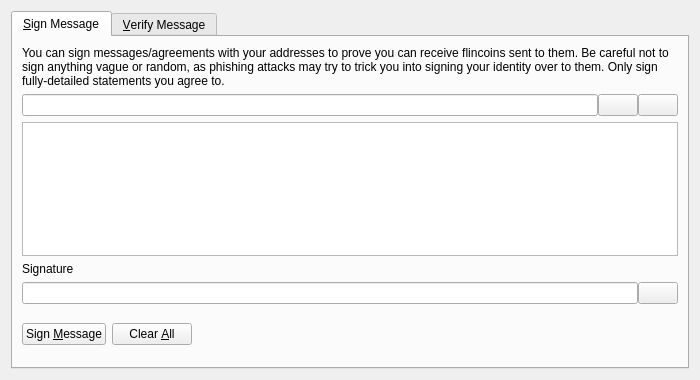
<?xml version="1.0" encoding="UTF-8"?>
<ui version="4.0">
 <class>SignVerifyMessageDialog</class>
 <widget class="QDialog" name="SignVerifyMessageDialog">
  <property name="geometry">
   <rect>
    <x>0</x>
    <y>0</y>
    <width>700</width>
    <height>380</height>
   </rect>
  </property>
  <property name="windowTitle">
   <string>Signatures - Sign / Verify a Message</string>
  </property>
  <property name="modal">
   <bool>true</bool>
  </property>
  <layout class="QVBoxLayout" name="verticalLayout">
   <item>
    <widget class="QTabWidget" name="tabWidget">
     <property name="currentIndex">
      <number>0</number>
     </property>
     <widget class="QWidget" name="tabSignMessage">
      <attribute name="title">
       <string>&amp;Sign Message</string>
      </attribute>
      <layout class="QVBoxLayout" name="verticalLayout_SM">
       <item>
        <widget class="QLabel" name="infoLabel_SM">
         <property name="text">
          <string>You can sign messages/agreements with your addresses to prove you can receive flincoins sent to them. Be careful not to sign anything vague or random, as phishing attacks may try to trick you into signing your identity over to them. Only sign fully-detailed statements you agree to.</string>
         </property>
         <property name="textFormat">
          <enum>Qt::PlainText</enum>
         </property>
         <property name="wordWrap">
          <bool>true</bool>
         </property>
        </widget>
       </item>
       <item>
        <layout class="QHBoxLayout" name="horizontalLayout_1_SM">
         <property name="spacing">
          <number>0</number>
         </property>
         <item>
          <widget class="QValidatedLineEdit" name="addressIn_SM">
           <property name="toolTip">
            <string>The Flincoin address to sign the message with</string>
           </property>
          </widget>
         </item>
         <item>
          <widget class="QPushButton" name="addressBookButton_SM">
           <property name="toolTip">
            <string>Choose previously used address</string>
           </property>
           <property name="text">
            <string/>
           </property>
           <property name="icon">
            <iconset resource="../bitcoin.qrc">
             <normaloff>:/icons/address-book</normaloff>:/icons/address-book</iconset>
           </property>
           <property name="shortcut">
            <string>Alt+A</string>
           </property>
           <property name="autoDefault">
            <bool>false</bool>
           </property>
          </widget>
         </item>
         <item>
          <widget class="QPushButton" name="pasteButton_SM">
           <property name="toolTip">
            <string>Paste address from clipboard</string>
           </property>
           <property name="text">
            <string/>
           </property>
           <property name="icon">
            <iconset resource="../bitcoin.qrc">
             <normaloff>:/icons/editpaste</normaloff>:/icons/editpaste</iconset>
           </property>
           <property name="shortcut">
            <string>Alt+P</string>
           </property>
           <property name="autoDefault">
            <bool>false</bool>
           </property>
          </widget>
         </item>
        </layout>
       </item>
       <item>
        <widget class="QPlainTextEdit" name="messageIn_SM">
         <property name="toolTip">
          <string>Enter the message you want to sign here</string>
         </property>
        </widget>
       </item>
       <item>
        <widget class="QLabel" name="signatureLabel_SM">
         <property name="text">
          <string>Signature</string>
         </property>
         <property name="textFormat">
          <enum>Qt::PlainText</enum>
         </property>
        </widget>
       </item>
       <item>
        <layout class="QHBoxLayout" name="horizontalLayout_2_SM">
         <property name="spacing">
          <number>0</number>
         </property>
         <item>
          <widget class="QLineEdit" name="signatureOut_SM">
           <property name="font">
            <font>
             <italic>true</italic>
            </font>
           </property>
           <property name="readOnly">
            <bool>true</bool>
           </property>
          </widget>
         </item>
         <item>
          <widget class="QPushButton" name="copySignatureButton_SM">
           <property name="toolTip">
            <string>Copy the current signature to the system clipboard</string>
           </property>
           <property name="text">
            <string/>
           </property>
           <property name="icon">
            <iconset resource="../bitcoin.qrc">
             <normaloff>:/icons/editcopy</normaloff>:/icons/editcopy</iconset>
           </property>
           <property name="autoDefault">
            <bool>false</bool>
           </property>
          </widget>
         </item>
        </layout>
       </item>
       <item>
        <layout class="QHBoxLayout" name="horizontalLayout_3_SM">
         <item>
          <widget class="QPushButton" name="signMessageButton_SM">
           <property name="toolTip">
            <string>Sign the message to prove you own this Flincoin address</string>
           </property>
           <property name="text">
            <string>Sign &amp;Message</string>
           </property>
           <property name="icon">
            <iconset resource="../bitcoin.qrc">
             <normaloff>:/icons/edit</normaloff>:/icons/edit</iconset>
           </property>
           <property name="autoDefault">
            <bool>false</bool>
           </property>
          </widget>
         </item>
         <item>
          <widget class="QPushButton" name="clearButton_SM">
           <property name="toolTip">
            <string>Reset all sign message fields</string>
           </property>
           <property name="text">
            <string>Clear &amp;All</string>
           </property>
           <property name="icon">
            <iconset resource="../bitcoin.qrc">
             <normaloff>:/icons/remove</normaloff>:/icons/remove</iconset>
           </property>
           <property name="autoDefault">
            <bool>false</bool>
           </property>
          </widget>
         </item>
         <item>
          <spacer name="horizontalSpacer_1_SM">
           <property name="orientation">
            <enum>Qt::Horizontal</enum>
           </property>
           <property name="sizeHint" stdset="0">
            <size>
             <width>40</width>
             <height>48</height>
            </size>
           </property>
          </spacer>
         </item>
         <item>
          <widget class="QLabel" name="statusLabel_SM">
           <property name="font">
            <font>
             <weight>75</weight>
             <bold>true</bold>
            </font>
           </property>
           <property name="text">
            <string/>
           </property>
           <property name="wordWrap">
            <bool>true</bool>
           </property>
          </widget>
         </item>
         <item>
          <spacer name="horizontalSpacer_2_SM">
           <property name="orientation">
            <enum>Qt::Horizontal</enum>
           </property>
           <property name="sizeHint" stdset="0">
            <size>
             <width>40</width>
             <height>48</height>
            </size>
           </property>
          </spacer>
         </item>
        </layout>
       </item>
      </layout>
     </widget>
     <widget class="QWidget" name="tabVerifyMessage">
      <attribute name="title">
       <string>&amp;Verify Message</string>
      </attribute>
      <layout class="QVBoxLayout" name="verticalLayout_VM">
       <item>
        <widget class="QLabel" name="infoLabel_VM">
         <property name="text">
          <string>Enter the receiver's address, message (ensure you copy line breaks, spaces, tabs, etc. exactly) and signature below to verify the message. Be careful not to read more into the signature than what is in the signed message itself, to avoid being tricked by a man-in-the-middle attack. Note that this only proves the signing party receives with the address, it cannot prove sendership of any transaction!</string>
         </property>
         <property name="textFormat">
          <enum>Qt::PlainText</enum>
         </property>
         <property name="alignment">
          <set>Qt::AlignLeading|Qt::AlignLeft|Qt::AlignTop</set>
         </property>
         <property name="wordWrap">
          <bool>true</bool>
         </property>
        </widget>
       </item>
       <item>
        <layout class="QHBoxLayout" name="horizontalLayout_1_VM">
         <property name="spacing">
          <number>0</number>
         </property>
         <item>
          <widget class="QValidatedLineEdit" name="addressIn_VM">
           <property name="toolTip">
            <string>The Flincoin address the message was signed with</string>
           </property>
          </widget>
         </item>
         <item>
          <widget class="QPushButton" name="addressBookButton_VM">
           <property name="toolTip">
            <string>Choose previously used address</string>
           </property>
           <property name="text">
            <string/>
           </property>
           <property name="icon">
            <iconset resource="../bitcoin.qrc">
             <normaloff>:/icons/address-book</normaloff>:/icons/address-book</iconset>
           </property>
           <property name="shortcut">
            <string>Alt+A</string>
           </property>
           <property name="autoDefault">
            <bool>false</bool>
           </property>
          </widget>
         </item>
        </layout>
       </item>
       <item>
        <widget class="QPlainTextEdit" name="messageIn_VM"/>
       </item>
       <item>
        <widget class="QValidatedLineEdit" name="signatureIn_VM"/>
       </item>
       <item>
        <layout class="QHBoxLayout" name="horizontalLayout_2_VM">
         <item>
          <widget class="QPushButton" name="verifyMessageButton_VM">
           <property name="toolTip">
            <string>Verify the message to ensure it was signed with the specified Flincoin address</string>
           </property>
           <property name="text">
            <string>Verify &amp;Message</string>
           </property>
           <property name="icon">
            <iconset resource="../bitcoin.qrc">
             <normaloff>:/icons/transaction_0</normaloff>:/icons/transaction_0</iconset>
           </property>
           <property name="autoDefault">
            <bool>false</bool>
           </property>
          </widget>
         </item>
         <item>
          <widget class="QPushButton" name="clearButton_VM">
           <property name="toolTip">
            <string>Reset all verify message fields</string>
           </property>
           <property name="text">
            <string>Clear &amp;All</string>
           </property>
           <property name="icon">
            <iconset resource="../bitcoin.qrc">
             <normaloff>:/icons/remove</normaloff>:/icons/remove</iconset>
           </property>
           <property name="autoDefault">
            <bool>false</bool>
           </property>
          </widget>
         </item>
         <item>
          <spacer name="horizontalSpacer_1_VM">
           <property name="orientation">
            <enum>Qt::Horizontal</enum>
           </property>
           <property name="sizeHint" stdset="0">
            <size>
             <width>40</width>
             <height>48</height>
            </size>
           </property>
          </spacer>
         </item>
         <item>
          <widget class="QLabel" name="statusLabel_VM">
           <property name="font">
            <font>
             <weight>75</weight>
             <bold>true</bold>
            </font>
           </property>
           <property name="text">
            <string/>
           </property>
           <property name="wordWrap">
            <bool>true</bool>
           </property>
          </widget>
         </item>
         <item>
          <spacer name="horizontalSpacer_2_VM">
           <property name="orientation">
            <enum>Qt::Horizontal</enum>
           </property>
           <property name="sizeHint" stdset="0">
            <size>
             <width>40</width>
             <height>48</height>
            </size>
           </property>
          </spacer>
         </item>
        </layout>
       </item>
      </layout>
     </widget>
    </widget>
   </item>
  </layout>
 </widget>
 <customwidgets>
  <customwidget>
   <class>QValidatedLineEdit</class>
   <extends>QLineEdit</extends>
   <header>qvalidatedlineedit.h</header>
  </customwidget>
 </customwidgets>
 <resources>
  <include location="../bitcoin.qrc"/>
 </resources>
 <connections/>
</ui>
